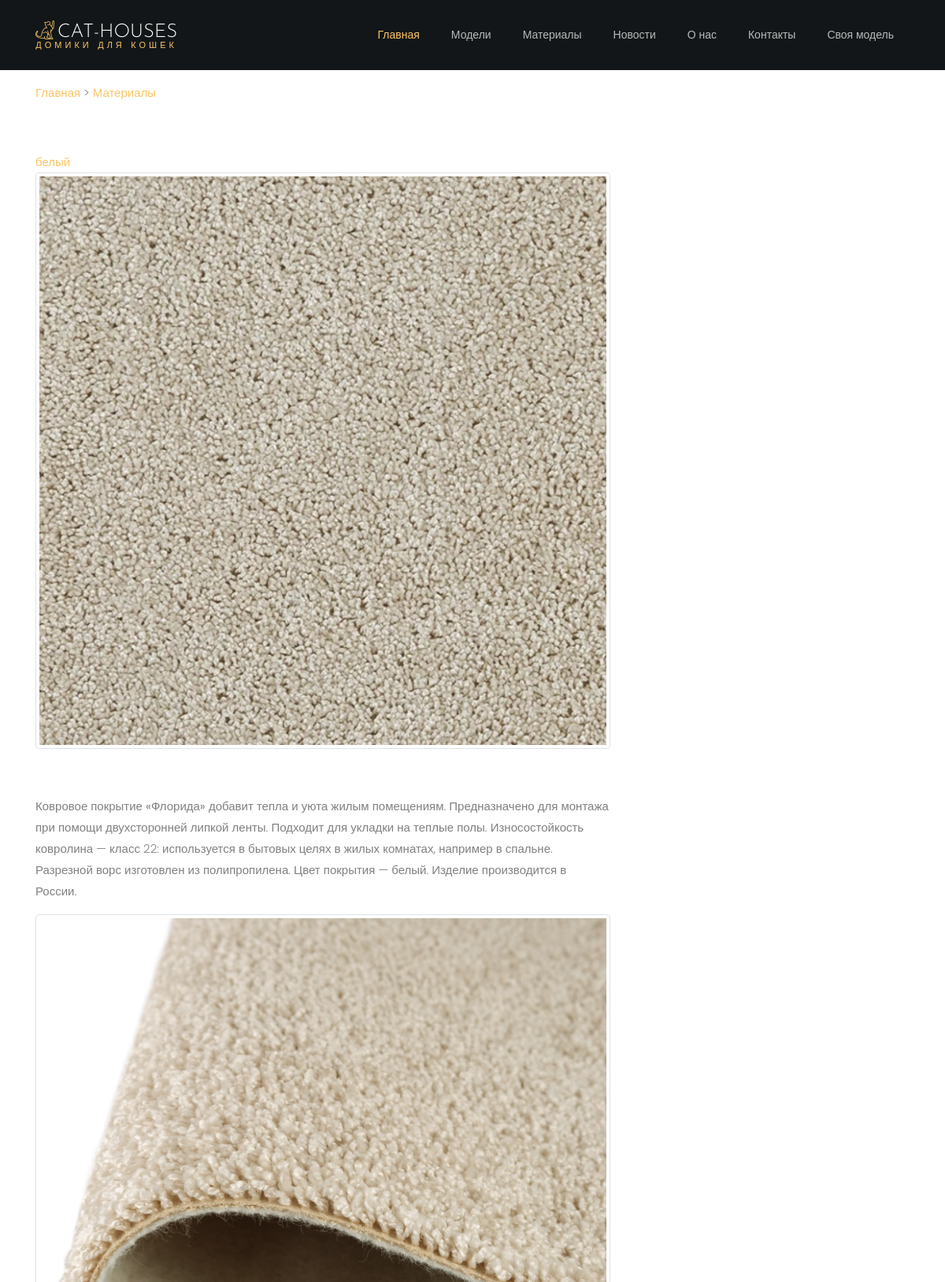
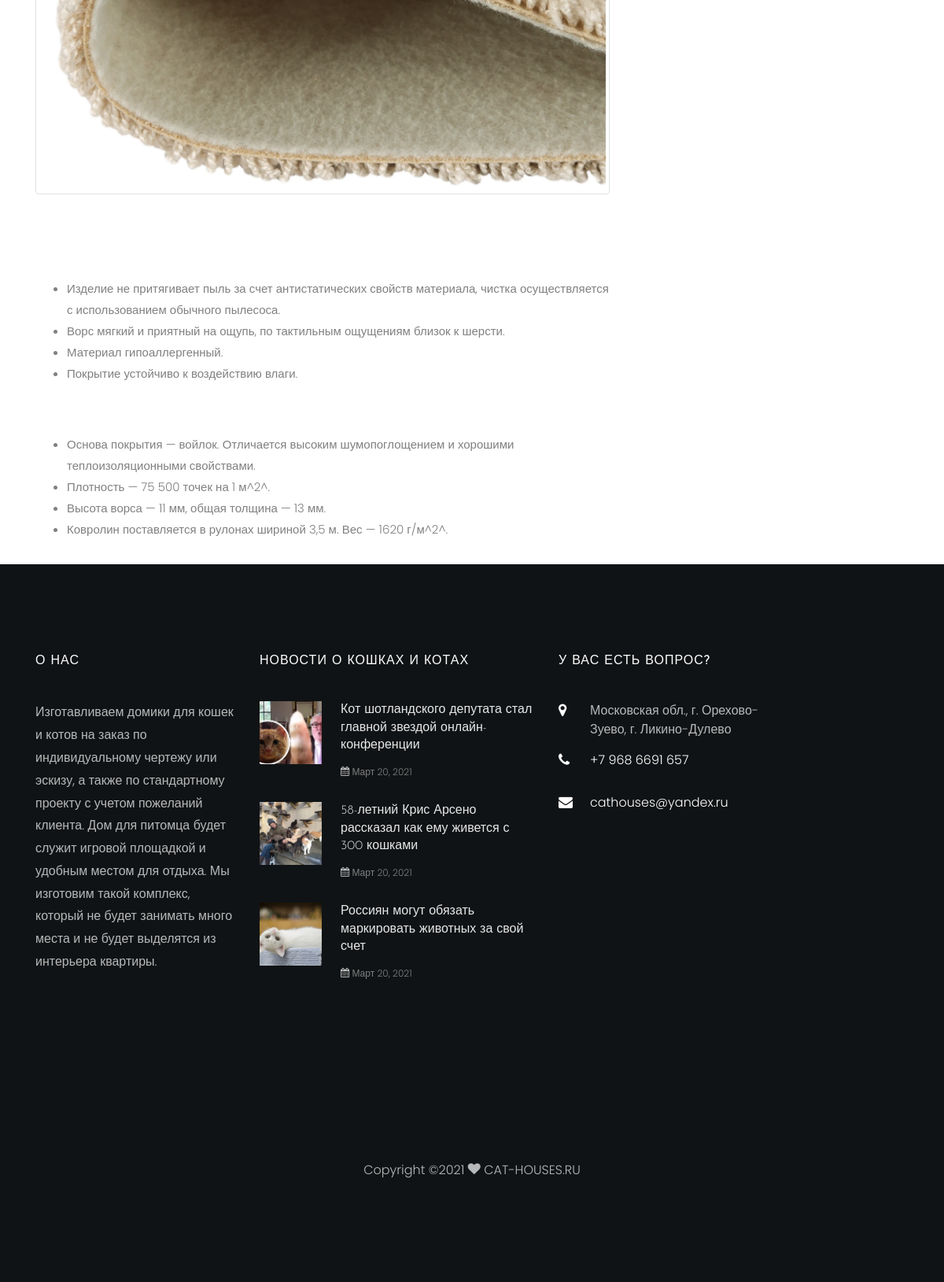
Screenshot of /materials/material2 with the database file from the repository (2 pictures, top to bottom).
### main/models.py (models this page shows, shortened)
class Materialimodel(models.Model):
    name = models.CharField('Имя материала', max_length=50)
    cvetmateriala = models.CharField('Цвет материала', max_length=11)
    visotavorsa = models.CharField('Высота ворса', max_length=11)
    opisanie = RichTextUploadingField()
    imagenews = models.ImageField("Изображение", upload_to="material/", default='')
    url = models.SlugField(max_length=130, null=True, blank=True, default='')
    def get_absolute_url(self):
        return reverse("materialfull", kwargs={"slug": self.url})
    class Meta:
        verbose_name = 'Материал'
        verbose_name_plural = 'Материалы'

class News(models.Model):
    title = models.CharField('Название', max_length=250)
    poster = models.ImageField("Постер", upload_to="poster/", default='')
    miniopisanie = models.TextField('Мини описание', null=True, blank=True, default='')
    opisanie = RichTextUploadingField()
    datapublic = models.DateField("Дата публикации")
    imagenews = models.ImageField("Изображение", upload_to="poster/", default='')
    url = models.SlugField(max_length=130, unique=True)
    def get_absolute_url(self):
        return reverse("newsfull", kwargs={"slug": self.url})
    class Meta:
        verbose_name = 'Новость'
        verbose_name_plural = 'Новости'

### main/views.py (the view)
# urls.py: path('materials/<slug:slug>', views.materialfull, name="materialfull"),
def materialfull(request, slug):
    materialmodels = Materialimodel.objects.get(url=slug)
    return render(request, 'main/full_material.html', {"materialmodels": materialmodels})

### main/templatetags/news_tag.py (called while the page is built)
@register.inclusion_tag('main/tags/newsblock.html')
def get_news_tag():
    newsblockss = News.objects.order_by('-id')[:3]
    return {"newsblockss": newsblockss}

### main/templates/main/full_material.html (shortened to what this page needs)
{% extends 'main/base.html' %}
{% block content %}
    <section class="ftco-section ftco-degree-bg">
      <div class="container">
          <a href="{% url 'home' %}">Главная</a> > <a href="{% url 'materials' %}">Материалы</a>
        <div class="row">
          <div class="col-md-8 ftco-animate">
            <h2 class="mb-3">{{ materialmodels.name }}</h2>
             <div><a href="{{ materialmodels.get_absolute_url }}">{{ materialmodels.cvetmateriala }}</a></div>
            <p>
              <img class="img-thumbnail" src="/media/{{ materialmodels.imagenews }}">
            </p><br>
            <p>{% autoescape off %}{{materialmodels.opisanie}}{% endautoescape %}</p>
           </div></div>
    </section>
{% endblock %}

### main/templates/main/tags/newsblock.html
{% for newsblock in newsblockss %}
<div class="block-21 mb-4 d-flex">
    <a href="{{ newsblock.get_absolute_url }}" class="blog-img mr-4" style="background-image: url(/media/{{ newsblock.poster }});"></a>
                <div class="text">
                  <h3 class="heading"><a href="{{ newsblock.get_absolute_url }}">{{ newsblock.title }}</a></h3>
                  <div class="meta">
                    <div><a href="{{ newsblock.get_absolute_url }}"><span class="icon-calendar"></span> {{newsblock.datapublic}}</a></div>
                  </div>
                </div>
              </div>
{% endfor %}

### main/static/main/css/icomoon.css (style rules this page uses)
[class^="icon-"], [class*=" icon-"] { font-family: 'icomoon' !important; speak: none; font-style: normal; font-weight: normal; font-variant: normal; text-transform: none; line-height: 1; -webkit-font-smoothing: antialiased; -moz-osx-font-smoothing: grayscale; }
.icon-calendar:before { content: "\f073"; }

### rows the page displays
Materialimodel: cvetmateriala "белый", imagenews (picture), opisanie "Ковровое покрытие «Флорида» добавит тепла и уюта жилым помещениям. Предназначено для монтажа при помощи двухсторонней липкой ленты. Подходит для укладки на теплые полы. Износостойкость ковролина — класс 22: используется в бытовых целях в жилых комнатах, например в спальне. Разрезной ворс изготовлен из полипропилена. Цвет покрытия — белый. Изделие производится в России. Изделие не притягивает пыль за счет антистатических свойств материала, чистка осуществляется с использованием обычного пылесоса. Ворс мягкий и приятный на ощупь, по тактильным ощущениям близок к шерсти. Материал гипоаллергенный. Покрытие устойчиво к воздействию влаги. Основа покрытия — войлок. Отличается высоким…", opisanie (picture)
News: get_absolute_url (picture), title "Кот шотландского депутата стал главной звездой онлайн-конференции", datapublic "Март 20, 2021"
News: get_absolute_url (picture), title "58-летний Крис Арсено рассказал как ему живется с 300 кошками", datapublic "Март 20, 2021"
News: get_absolute_url (picture), title "Россиян могут обязать маркировать животных за свой счет", datapublic "Март 20, 2021"
